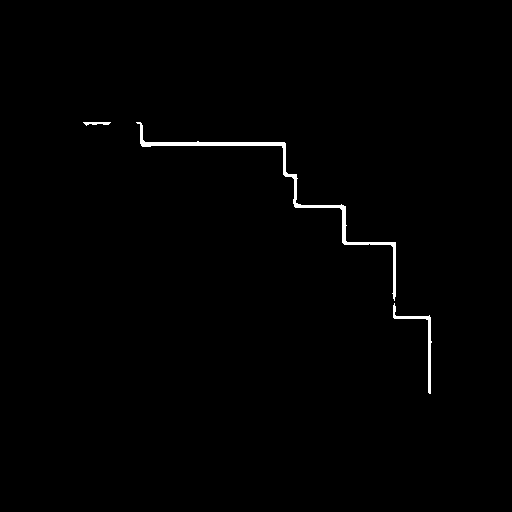
#> input picture demo/inst_mask_0.png, 512 x 512 px; its folder holds 5 pictures in this run
$ python infer_csv_2.py
#> lines starting #> are read from the running program, lines starting #| are printed output that depends on the picture; after the words box and inside, x2 and y2 are one past the last pixel; in counts of white or black regions, pixels touching at a corner belong together
import cv2
import numpy as np
import pandas as pd
import matplotlib.pyplot as plt
from lifelines import KaplanMeierFitter

# from infer import get_dataseries

# Constants for line drawing and detection
LINE_THICKNESS = 1
LINE_SHIFT = 0
MIN_DISTANCE = 2 # Min distance between predicted lines
MIN_LINE_LENGTH = 3
SEARCH_THICKNESS = 1  # Thickness to search for white pixels

# Color constants
COLOR_HORIZONTAL = (255, 191, 0)  # Color for horizontal lines
COLOR_VERTICAL = (0, 255, 0)    # Color for vertical lines
COLOR_INTERSECTION = (0, 0, 255) # Color for intersections
COLOR_START = (0, 255, 255)
COLOR_END = (0, 255, 255)


def read_images(image_path):
    """Read the original and grayscale versions of the image."""
#> called with image_path = 'demo/inst_mask_0.png'
    image = cv2.imread(image_path)  # Original image
#> image is the input picture: shape (512, 512, 3); 0.74% white; 3 white regions, box (x1, y1, x2, y2) and area: (136, 122, 396, 301) 1500, (393, 303, 432, 394) 372, (83, 122, 111, 126) 70
    gray_image = cv2.imread(image_path, cv2.IMREAD_GRAYSCALE)  # Grayscale version
    return image, gray_image


def get_binary_map(gray_image):
    """Threshold the grayscale image to obtain a binary map."""
    _, binary_map = cv2.threshold(gray_image, 127, 255, cv2.THRESH_BINARY)
    return binary_map


def get_horizontal_lines(binary_map):
    """Get horizontal lines on the image based on the binary map."""
    height, width = binary_map.shape
    horizontal_lines = []  # Stores y-coordinates of horizontal lines
    last_y = -MIN_DISTANCE  # Initialize to a value smaller than any possible y-coordinate

    for y in range(height):
        count = 0  # Count consecutive white pixels
        for x in range(width):
            if binary_map[y, x] == 255:  # White pixel
                count += 1
            else:
                if count > MIN_LINE_LENGTH and y - last_y >= MIN_DISTANCE:
                    if y + LINE_SHIFT < height:  # Check bounds
                        horizontal_lines.append(y + LINE_SHIFT)
                        last_y = y
                count = 0  # Reset count if the sequence is broken

        # Check if the line reaches the end of the row
        if count > MIN_LINE_LENGTH and y - last_y >= MIN_DISTANCE:
            if y + LINE_SHIFT < height:
                horizontal_lines.append(y + LINE_SHIFT)
                last_y = y

    return horizontal_lines


def get_vertical_lines(binary_map):
    """Get vertical lines on the image based on the binary map."""
    height, width = binary_map.shape
    vertical_lines = []  # Stores x-coordinates of vertical lines
    last_x = -MIN_DISTANCE  # Initialize to a value smaller than any possible x-coordinate

    for x in range(width):
        count = 0  # Count consecutive white pixels
        for y in range(height):
            if binary_map[y, x] == 255:  # White pixel
                count += 1
            else:
                if count > MIN_LINE_LENGTH and x - last_x >= MIN_DISTANCE:
                    if x + LINE_SHIFT < width:  # Check bounds
                        vertical_lines.append(x + LINE_SHIFT)
                        last_x = x
                count = 0  # Reset count if the sequence is broken

        # Check if the line reaches the end of the column
        if count > MIN_LINE_LENGTH and x - last_x >= MIN_DISTANCE:
            if x + LINE_SHIFT < width:
                vertical_lines.append(x + LINE_SHIFT)
                last_x = x

    return vertical_lines


def get_intersections(horizontal_lines, vertical_lines):
    """Get horizontal and vertical lines"""
    intersection_coordinates = []
    for i in range(min(len(horizontal_lines), len(vertical_lines))):
        intersection_point = (vertical_lines[i], horizontal_lines[i])  # (x, y) coordinate of the intersection
        intersection_coordinates.append(intersection_point)

    return intersection_coordinates


# [33 lines left out: functions get_most_top_left_white_pixel, get_most_bottom_right_white_pixel, not called in this run]


def draw_indicators(
    binary_mask,
    intersection_coordinates,
    output_image_path,
    draw_horizontal_lines = False,
    draw_vertical_lines = False,
    draw_intersection = False,
    draw_start_pnt = False,
    draw_end_pnt = False,
):
    # new_image = cv2.cvtColor(binary_mask,cv2.COLOR_GRAY2RGB)
    new_image = cv2.cvtColor((binary_mask * 255).astype(np.uint8), cv2.COLOR_GRAY2RGB)
    height, width, _ = new_image.shape
    intersection_coordinates = [x for x in intersection_coordinates if x is not None]

    for idx, (x, y) in enumerate(intersection_coordinates):

        if draw_horizontal_lines and idx != len(intersection_coordinates) - 1:
            cv2.line(new_image, (0, y), (width - 1, y), COLOR_HORIZONTAL, LINE_THICKNESS)

        if draw_vertical_lines and idx != 0:
            cv2.line(new_image, (x, 0), (x, height - 1), COLOR_VERTICAL, LINE_THICKNESS)

        if draw_intersection:
            cv2.circle(new_image, (x, y), radius=5, color=COLOR_INTERSECTION, thickness=-1)

        if draw_start_pnt and idx == 0:
            cv2.circle(new_image, (x, y), radius=5, color=COLOR_START, thickness=-1)

        if draw_end_pnt and idx == len(intersection_coordinates) - 1:
            cv2.circle(new_image, (x, y), radius=5, color=COLOR_END, thickness=-1)

    cv2.imwrite(output_image_path, new_image)
    return new_image


# [35 lines left out: functions get_km_df_from_intersections, plot_kaplan_meier, not called in this run]


def get_single_graf_intersection_coordinates(binary_map):
    horizontal_lines = get_horizontal_lines(binary_map)
    vertical_lines = get_vertical_lines(binary_map)
    intersection_coordinates = get_intersections(horizontal_lines, vertical_lines)

    # Get start point
    if horizontal_lines:
        first_y_line = horizontal_lines[0]  # Get the first horizontal blue line
        start = get_most_top_left_white_pixel(binary_map, first_y_line)
        intersection_coordinates.insert(0, start)

    # Get end point
    if vertical_lines:
        last_x_line = vertical_lines[-1]  # Get the last vertical green line
        end = get_most_bottom_right_white_pixel(binary_map, last_x_line)
        intersection_coordinates.append(end)

    return intersection_coordinates


    # plot_kaplan_meier(df)


# [63 lines left out: functions get_all_graf_df, get_skeleton, get_straight_lines, not called in this run]

def get_smooth_skeleton():
    from skimage import io, img_as_bool, morphology
    from scipy.ndimage import median_filter
    import numpy as np

    image_path = 'demo/inst_mask_0.png'
    mask = io.imread(image_path, as_gray=True)

    # Convert to a binary image
    binary_mask = img_as_bool(mask)

    # Skeletonize the image
    skeleton = morphology.skeletonize(binary_mask)
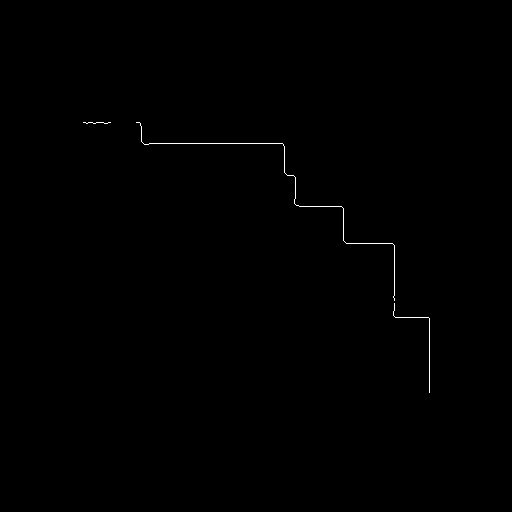
#> skeleton: shape (512, 512) bool; 0.22% white in thin lines or dots, all inside (x1, y1, x2, y2) = (83, 122, 430, 393)

    # Apply a median filter to smooth jaggedness
    smooth_skeleton = median_filter(skeleton, size=2)
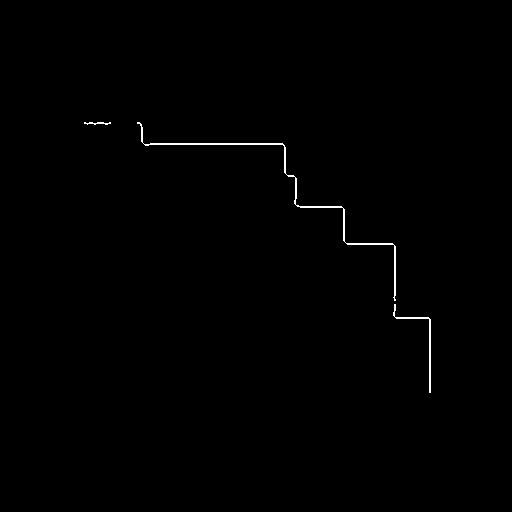
#> smooth_skeleton: shape (512, 512) bool; 0.42% white in thin lines or dots, all inside (x1, y1, x2, y2) = (84, 122, 431, 393)

    skeleton = morphology.skeletonize(smooth_skeleton)
#> skeleton: shape (512, 512) bool; 0.21% white in thin lines or dots, all inside (x1, y1, x2, y2) = (84, 122, 430, 392)

    return smooth_skeleton


if __name__ == "__main__":
    input_image_path = 'demo/inst_mask_0.png'
    output_image_path = 'demo/output_image_with_intersections.png'

    image, gray_image = read_images(input_image_path)
    binary_map = get_binary_map(gray_image)

    skeleton = get_smooth_skeleton()
    single_graf_intesection = get_single_graf_intersection_coordinates(skeleton)
#> in get_single_graf_intersection_coordinates, `horizontal_lines = get_horizontal_lines(binary_map)`: horizontal_lines = []
#> single_graf_intesection = []

    horizontal_lines = get_horizontal_lines(skeleton)
#> horizontal_lines = []
    single_graf_intesection = [(0, i) for i in horizontal_lines]

    print(single_graf_intesection)

    draw_indicators(
        skeleton,
        single_graf_intesection,
        output_image_path,
        draw_horizontal_lines=True,
        # draw_vertical_lines=True,
        # draw_intersection=True,
        draw_start_pnt=True,
        draw_end_pnt=True,
    )
